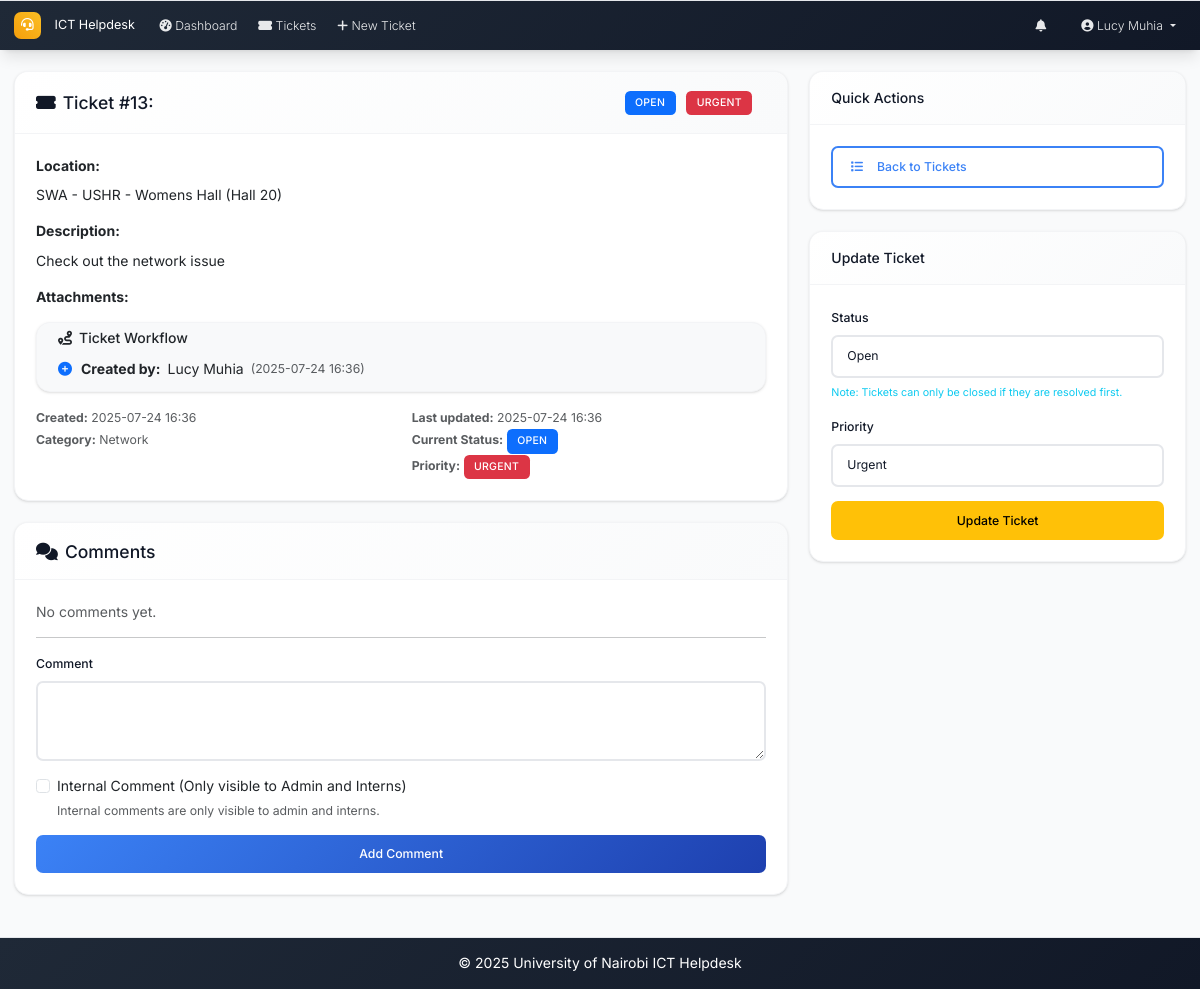
Before: /ticket/13 (signed in) with the older database file.
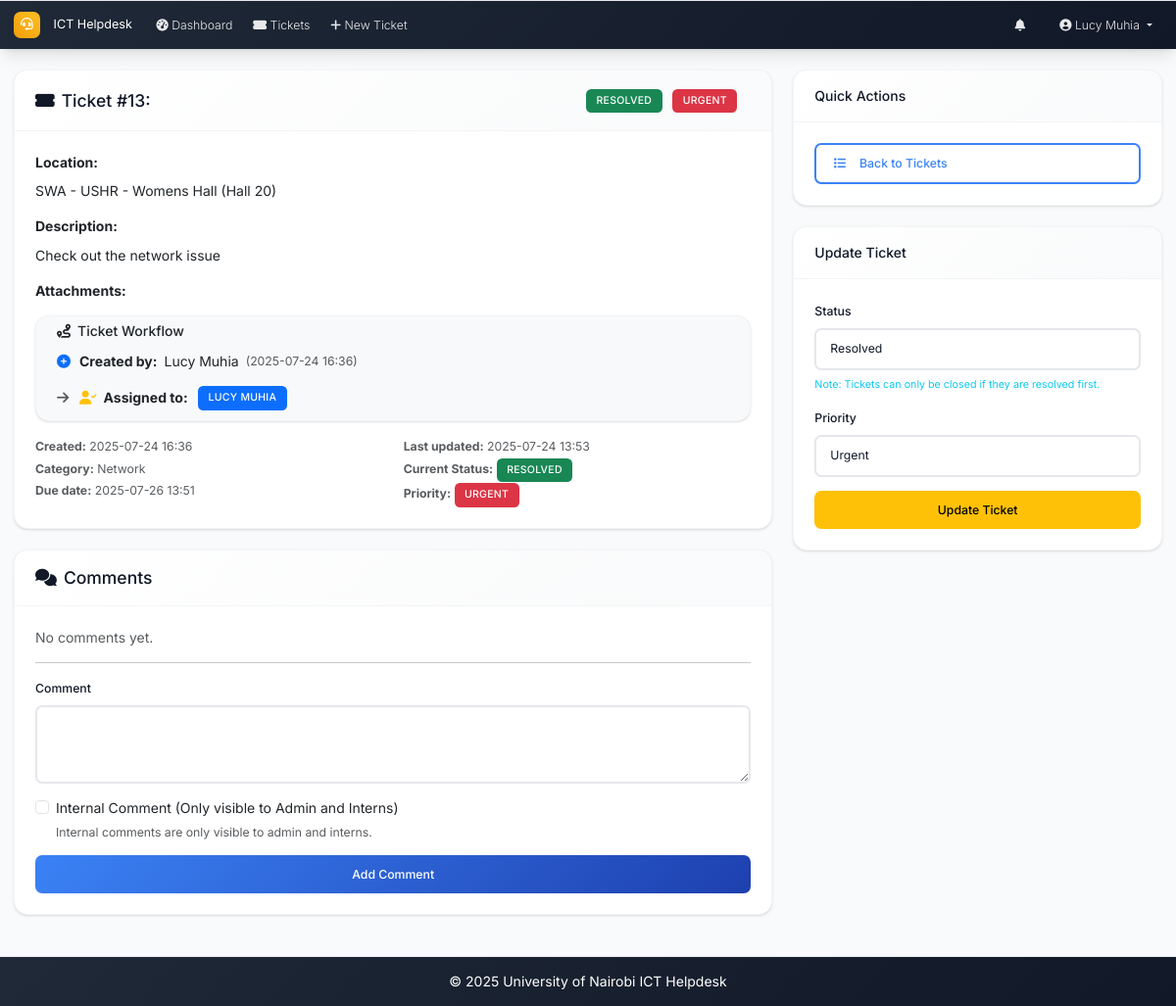
After: the same page with the newer database file.
### models.py (models this page shows, shortened)
class Ticket(db.Model):
    id = db.Column(db.Integer, primary_key=True)
    location = db.Column(db.String(200), nullable=False)
    description = db.Column(Text, nullable=False)
    status = db.Column(db.String(20), nullable=False, default='open')  # open, in_progress, resolved, closed
    priority = db.Column(db.String(20), nullable=False, default='medium')  # low, medium, high, urgent
    created_at = db.Column(db.DateTime, default=datetime.utcnow)
    updated_at = db.Column(db.DateTime, default=datetime.utcnow, onupdate=datetime.utcnow)
    closed_at = db.Column(db.DateTime)
    closed_by_id = db.Column(db.Integer, db.ForeignKey('user.id'), nullable=True)
    due_date = db.Column(db.DateTime, nullable=True)
    created_by_id = db.Column(db.Integer, db.ForeignKey('user.id'), nullable=True)
    category_id = db.Column(db.Integer, db.ForeignKey('category.id'))
    comments = db.relationship('Comment', backref='ticket', lazy='dynamic', cascade='all, delete-orphan')
    attachments = db.relationship('Attachment', backref='ticket', lazy='dynamic', cascade='all, delete-orphan')
    assignees = db.relationship('User', secondary=ticket_assignees, back_populates='assigned_tickets', lazy='selectin')
    closed_by = db.relationship('User', foreign_keys=[closed_by_id], backref='closed_tickets')

class User(UserMixin, db.Model):
    id = db.Column(db.Integer, primary_key=True)
    username = db.Column(db.String(64), unique=True, nullable=False)
    email = db.Column(db.String(120), unique=True, nullable=False)
    password_hash = db.Column(db.String(256), nullable=False)
    full_name = db.Column(db.String(100), nullable=False)
    role = db.Column(db.String(20), nullable=False, default='user')  # admin, intern, user
    created_at = db.Column(db.DateTime, default=datetime.utcnow)
    is_active = db.Column(db.Boolean, default=True)
    is_verified = db.Column(db.Boolean, default=False)
    verification_token = db.Column(db.String(128), nullable=True)
    tickets_created = db.relationship('Ticket', foreign_keys='Ticket.created_by_id', backref='creator', lazy='dynamic')
    assigned_tickets = db.relationship('Ticket', secondary='ticket_assignees', back_populates='assignees', lazy='selectin')
    comments = db.relationship('Comment', backref='author', lazy='dynamic')

### routes.py (the view)
@app.route('/ticket/<int:id>')
@login_required
def ticket_detail(id):
    ticket = Ticket.query.get_or_404(id)
    if current_user.role == 'user' and ticket.created_by_id != current_user.id:
        abort(403)
    elif current_user.role == 'intern' and current_user.id not in [u.id for u in ticket.assignees] and ticket.created_by_id != current_user.id:
        abort(403)
    if current_user.role == 'user':
        comments = Comment.query.filter_by(ticket_id=id, is_internal=False).order_by(Comment.created_at).all()
    else:
        comments = Comment.query.filter_by(ticket_id=id).order_by(Comment.created_at).all()
    comment_form = CommentForm()
    update_form = TicketUpdateForm(user_role=current_user.role, current_status=ticket.status, obj=ticket) if current_user.role in ['admin', 'intern'] else None
    return render_template('ticket_detail.html', ticket=ticket, comments=comments,
                         comment_form=comment_form, update_form=update_form)

### forms.py
class CommentForm(FlaskForm):
    content = TextAreaField('Comment', validators=[DataRequired()])
    is_internal = BooleanField('Internal Comment (Only visible to Admin and Interns)')
    submit = SubmitField('Add Comment')

### app.py (called while the page is built)
@login_manager.user_loader
def load_user(user_id):
    from models import User
    return User.query.get(int(user_id))

@app.context_processor
def inject_now():
    return {'now': datetime.utcnow}

### routes.py (called while the page is built)
@app.context_processor
def inject_datetime():
    return dict(datetime=datetime)

### utils.py (called while the page is built)
def get_priority_badge_class(priority):
    classes = {
        'low': 'bg-secondary',
        'medium': 'bg-warning',
        'high': 'bg-danger',
        'urgent': 'bg-danger'
    }
    return classes.get(priority, 'bg-secondary')

def get_status_badge_class(status):
    classes = {
        'open': 'bg-primary',
        'in_progress': 'bg-warning',
        'resolved': 'bg-success',
        'closed': 'bg-secondary'
    }
    return classes.get(status, 'bg-secondary')

def format_datetime(dt):
    if not dt:
        return 'N/A'
    return dt.strftime('%Y-%m-%d %H:%M')

def nl2br(value):
    if not value:
        return value
    return value.replace('\n', '<br>')

### templates/ticket_detail.html (shortened to what the changed rows need)
{% extends "base.html" %}
{% block content %}
<div class="row">
    <div class="col-md-8">
        <div class="card mb-4">
            <div class="card-header d-flex justify-content-between align-items-center">
                <h5 class="mb-0">
                    <i class="fas fa-ticket-alt me-2"></i>Ticket #{{ ticket.id }}: {{ ticket.title }}
                </h5>
                <div class="d-flex align-items-center">
                    <div class="me-3">
                        <span class="badge {{ ticket.status|status_badge }} me-2">
                            {{ ticket.status.replace('_', ' ').title() }}
                        </span>
                        <span class="badge {{ ticket.priority|priority_badge }}">
                            {{ ticket.priority.title() }}
                        </span>
                    </div>
                </div>
            </div>
            <div class="card-body">
                <div class="mb-3">
                    <strong>Location:</strong>
                    <div class="mt-2">{{ ticket.location }}</div>
                </div>
                <div class="mb-3">
                    <strong>Description:</strong>
                    <div class="mt-2">{{ ticket.description|nl2br }}</div>
                </div>
                <div class="mb-3">
                    <div class="card bg-light">
                        <div class="card-body py-2">
                            <div class="workflow-chain">
                                <div class="workflow-step">
                                    <i class="fas fa-plus-circle text-primary"></i>
                                    <strong>Created by:</strong> {{ ticket.creator.full_name if ticket.creator else 'Unknown User' }}
                                    <small class="text-muted">({{ ticket.created_at|format_datetime }})</small>
                                </div>
                                {% if ticket.assignees|length > 0 %}
                                <div class="workflow-step">
                                    <i class="fas fa-arrow-right text-muted"></i>
                                    <i class="fas fa-user-check text-warning"></i>
                                    <strong>Assigned to:</strong>
                                    {% for user in ticket.assignees %}
                                        <span class="badge bg-primary">{{ user.full_name }}</span>{% if not loop.last %}, {% endif %}
                                    {% endfor %}
                                </div>
                                {% endif %}
                            </div>
                        </div>
                    </div>
                </div>
                <div class="row">
                    <div class="col-md-6">
                        <small class="text-muted">
                            <strong>Created:</strong> {{ ticket.created_at|format_datetime }}<br>
                            {% if ticket.category %}
                            <strong>Category:</strong> {{ ticket.category.name }}<br>
                            {% endif %}
                            {% if ticket.due_date %}
                            <strong>Due date:</strong> {{ ticket.due_date|format_datetime }}<br>
                            {% endif %}
                        </small>
                    </div>
                    <div class="col-md-6">
                        <small class="text-muted">
                            <strong>Last updated:</strong> {{ ticket.updated_at|format_datetime }}<br>
                            <strong>Current Status:</strong>
                            <span class="badge {{ ticket.status|status_badge }}">{{ ticket.status.replace('_', ' ').title() }}</span><br>
                            <strong>Priority:</strong>
                            <span class="badge {{ ticket.priority|priority_badge }}">{{ ticket.priority.title() }}</span>
                        </small>
                    </div>
                </div>
            </div>
        </div>
    </div>
    <div class="col-md-4">
        {% if update_form and current_user.role in ['admin', 'intern'] %}
        <div class="card">
            <div class="card-body">
                {% if ticket.status == 'closed' %}
                <p class="text-muted">This ticket is closed and cannot be modified.</p>
                {% else %}
                <form method="POST" action="{{ url_for('update_ticket', id=ticket.id) }}">
                    <div class="mb-3">
                        {{ update_form.status.label(class="form-label") }}
                        {{ update_form.status(class="form-control") }}
                        <div class="form-text">
                            <small class="text-info">Note: Tickets can only be closed if they are resolved first.</small>
                        </div>
                    </div>
                    <div class="mb-3">
                        {{ update_form.priority.label(class="form-label") }}
                        {{ update_form.priority(class="form-control") }}
                    </div>
                    <div class="d-grid">
                        {{ update_form.submit(class="btn btn-warning") }}
                    </div>
                </form>
                {% endif %}
            </div>
        </div>
        {% endif %}
    </div>
</div>
{% endblock %}

### templates/base.html (shortened to what this page needs)
<!DOCTYPE html>
<html lang="en">
<head>
    <link href="https://cdn.jsdelivr.net/npm/bootstrap@5.3.0/dist/css/bootstrap.min.css" rel="stylesheet">
    <link href="https://cdnjs.cloudflare.com/ajax/libs/font-awesome/6.0.0/css/all.min.css" rel="stylesheet">
    <link href="{{ url_for('static', filename='css/custom.css') }}" rel="stylesheet">
</head>
<body>
    <nav class="navbar navbar-expand-lg navbar-dark footer-sky">
        <div class="container-fluid px-3">
            <a class="navbar-brand" href="{{ url_for('index') }}">
                <i class="fas fa-headset me-2"></i>ICT Helpdesk
            </a>
            <div class="collapse navbar-collapse" id="navbarNav">
                <ul class="navbar-nav me-auto mb-2 mb-lg-0">
                    {% if current_user.is_authenticated %}
                    <li class="nav-item">
                        <a class="nav-link" href="{{ url_for('dashboard') }}">
                            <i class="fas fa-tachometer-alt me-1"></i>Dashboard
                        </a>
                    </li>
                    <li class="nav-item">
                        <a class="nav-link" href="{{ url_for('tickets_list') }}">
                            <i class="fas fa-ticket-alt me-1"></i>Tickets
                        </a>
                    </li>
                    <li class="nav-item">
                        <a class="nav-link" href="{{ url_for('new_ticket') }}">
                            <i class="fas fa-plus me-1"></i>New Ticket
                        </a>
                    </li>
                    {% endif %}
                </ul>
                <ul class="navbar-nav ms-auto mb-2 mb-lg-0">
                    {% if current_user.is_authenticated %}
                    <li class="nav-item dropdown me-3">
                        <a class="nav-link position-relative" href="#" id="notificationsDropdown" role="button"
                           data-bs-toggle="dropdown" aria-expanded="false">
                            <i class="fas fa-bell"></i>
                        </a>
                    </li>
                    <li class="nav-item dropdown">
                        <a class="nav-link dropdown-toggle" href="#" id="navbarDropdown" role="button" data-bs-toggle="dropdown" aria-expanded="false">
                            <i class="fas fa-user-circle me-1"></i>{{ current_user.full_name }}
                        </a>
                    </li>
                    {% endif %}
                </ul>
            </div>
        </div>
    </nav>
    <main class="container-fluid my-4 px-3">
        {% block content %}{% endblock %}
    </main>
    <footer class="footer-sky py-3 mt-5">
        <div class="container text-center">
            <span>&copy; {{ datetime.utcnow().year }} University of Nairobi ICT Helpdesk</span>
        </div>
    </footer>
</body>
</html>

Changed rows visible on the page:
now on one of the page's lists (row unchanged): User: full_name "LUCY MUHIA"
changed Ticket "SWA - USHR - Womens Hall (Hall 20)": status.replace "OPEN" → "RESOLVED"; due_date (not shown) → "2025-07-26 13:51"; updated_at "2025-07-24 16:36" → "2025-07-24 13:53"; status "Open" → "Resolved"
Other visible differences:
text now shown: "Assigned to: Due date:"
